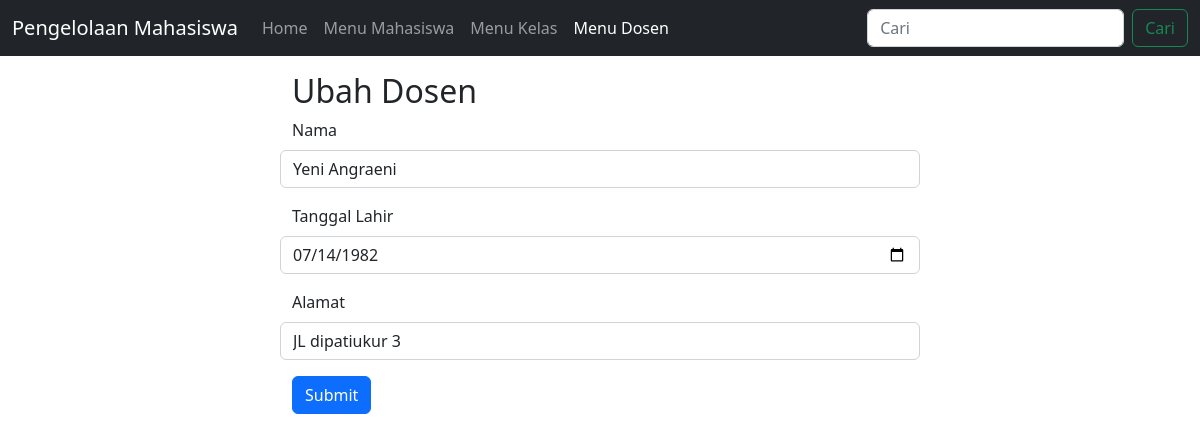
Page /ubahDsn.php?id_dosen=110012 (signed in) on the committed database.
### tables this page shows
CREATE TABLE `dosen` (
  `id_dosen` varchar(12) NOT NULL,
  `nama_dsn` varchar(30) NOT NULL,
  `TanggalLahir` date NOT NULL,
  `Alamat` varchar(20) DEFAULT NULL
);

### functions.php (called while the page is built, shortened)
<?php
$conn = mysqli_connect("localhost","root","","db_mhs");
function query($query){
    global $conn;
    $result = mysqli_query($conn, $query);
    $rows = [];
    while( $row = mysqli_fetch_assoc($result)){
        $rows[] = $row;
    }
    return $rows;
}
?>

### ubahDsn.php (the view, shortened to what this page needs)
<?php
    require 'functions.php';
    $dosen = $_GET["id_dosen"];
    $dsn = query("SELECT * FROM dosen WHERE id_dosen = '$dosen'")[0];
?>
<!doctype html>
<html lang="en">
    <head>
        <link href="https://cdn.jsdelivr.net/npm/bootstrap@5.2.0-beta1/dist/css/bootstrap.min.css" rel="stylesheet">
    <link href="assets/css/navbar.css" rel="stylesheet">
    </head>
    <body>
        <nav class="navbar navbar-expand-md navbar-dark fixed-top bg-dark">
        <div class="container-fluid">
            <a class="navbar-brand" href="#">Pengelolaan Mahasiswa</a>
            <div class="collapse navbar-collapse" id="navbarCollapse">
            <ul class="navbar-nav me-auto mb-2 mb-md-0">
                <li class="nav-item">
                <a class="nav-link" href="index.php">Home</a>
                </li>
                <li class="nav-item">
                <a class="nav-link" href="menuMhs.php">Menu Mahasiswa</a>
                </li>
                <li class="nav-item">
                <a class="nav-link" href="menuKelas.php">Menu Kelas</a>
                </li>
                <li class="nav-item">
                <a class="nav-link active" aria-current="page" href="menuDosen.php">Menu Dosen</a>
                </li>
            </ul>
            <form class="d-flex" action="" method="post">
                <input class="form-control me-2" type="text" name="keyword" placeholder="Cari">
                <button class="btn btn-outline-success" type="submit" name="cari">Cari</button>
            </form>
            </div>
        </div>
        </nav>
    <main class="container" style="max-width:640px;margin:auto;">
    <h2>Ubah Dosen</h2>
    <form action = "" method = "post">
        <div class="row mb-3">
            <label for="nama_dsn" class="form-label">Nama</label>
            <input type="text" class="form-control" id="nama_dsn" name = "nama_dsn" value="<?= $dsn["nama_dsn"]; ?>">
        </div>
        <div class="row mb-3">
            <label for="nim" class="form-label">Tanggal Lahir</label>
            <input type="date" class="form-control" id="tanggalLahir" name = "tanggalLahir" value="<?= $dsn["TanggalLahir"]; ?>">
        </div>
        <div class="row mb-3">
            <label for="nim" class="form-label">Alamat</label>
            <input type="text" class="form-control" id="alamat" name = "alamat" value="<?= $dsn["Alamat"]; ?>">
        </div>
        <button type="submit" name = "submit" class="btn btn-primary">Submit</button>
    </form>
    </main>
    </body>
</html>

### assets/css/navbar.css (style rules this page uses)
body { padding-top: 4.5rem; padding-bottom: 25px }

### rows in the picture
dosen: nama_dsn "Yeni Angraeni", tanggalLahir "07/14/1982", alamat "JL dipatiukur 3"
